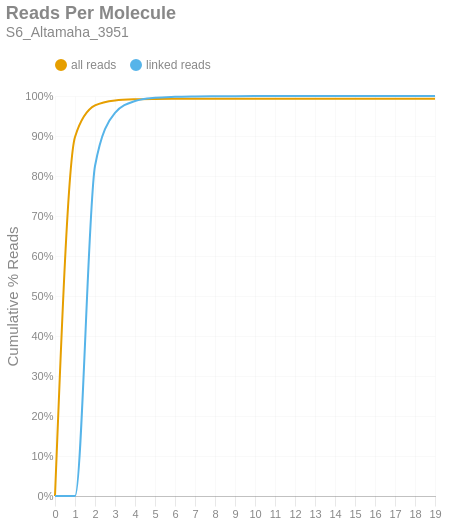

Notebook source saved alongside this figure:
### Markdown cell above
### Reads per Molecule
This chart shows the cumulative distribution of the number of reads per linked molecule. That is, how many alignments are associated with a unique molecule. This excludes the number of reads associated with invalid or absent linked-read barcodes. The `linked` histogram is the percentages recalculated when disregarding singletons.

### Code cell
if SKIPLR:
    print_html(f"Skipped")
else:
    counts = np.bincount(valids['reads'].cast(pl.Int64).to_numpy())
    weighted = counts * np.arange(len(counts))
    all_perc = weighted / n_reads
    linked_perc = weighted / n_linked_reads
    linked_perc[1] = 0
    binned_df = pl.DataFrame({
        'readsper': list(range(len(counts))),
        'all reads (cumsum)': np.cumsum(all_perc).tolist(),
        'linked reads (cumsum)': np.cumsum(linked_perc).tolist(),
    })

    with SafeRender(binned_df):
        (
            density_plot(binned_df, 'Reads Per Molecule', samplename, 'readspmol')
            .encode(
                x=alt.X('readsper:O', title=None).axis(labelAngle=0).scale(padding=0),
                y=alt.Y('value:Q', title='Cumulative % Reads').axis(format='%').stack(False),
                color=alt.Color("key:N").scale(domain=["all reads", "linked reads"]),
                tooltip=[
                    alt.Tooltip("key:N", title="Data Type"),
                    alt.Tooltip("readsper:O", title="Reads Per Molecule"),
                    alt.Tooltip("value:Q", format=".2%", title="% Reads (Cum.)")
                ]            
            )
        ).display()

### Figure 1 — Vega-Lite specification as saved in the notebook (floating-point values rounded to 4 significant figures)
{"width": "container", "height": 400, "config": {"title": {"anchor": "start", "dy": -15, "fontSize": 18, "color": "#888888", "subtitleColor": "#888888", "subtitleFontSize": 14}, "arc": {"fill": "#0072B2"}, "axis": {"domainColor": "#888888", "domainWidth": 0.5, "gridWidth": 0.2, "grid": false, "titleFontWeight": 400, "titleFontSize": 15, "labelFontSize": 11, "labelColor": "#888888", "tickColor": "#888888", "tickWidth": 0.2, "titleColor": "#888888"}, "axisBand": {"grid": false}, "axisX": {"grid": true, "tickSize": 10, "domainCap": "round"}, "axisY": {"domain": false, "grid": true, "tickSize": 0, "domainCap": "round"}, "background": "transparent", "header": {"labelFontSize": 15, "labelColor": "#888888", "titleFontSize": 15, "titleFontWeight": 600, "titleColor": "#888888"}, "legend": {"labelFont": "sans-serif", "labelFontSize": 12, "labelColor": "#888888", "symbolSize": 100, "symbolType": "circle", "titleFontSize": 12, "titlePadding": 10, "titleColor": "#888888", "title": null, "orient": "top"}, "range": {"category": ["#E69F00", "#56B4E9", "#009E73", "#F0E442", "#0072B2", "#D55E00", "#CC79A7", "#000000"], "diverging": ["#cfe8f3", "#a2d4ec", "#73bfe2", "#46abdb", "#1696d2", "#12719e"]}, "area": {"fill": "#0072B2", "fillOpacity": 0.7, "line": true, "strokeOpacity": 0.7}, "line": {"color": "#0072B2", "stroke": "#0072B2", "strokeWidth": 2}, "trail": {"color": "#0072B2", "stroke": "#0072B2", "strokeWidth": 0, "size": 1}, "point": {"filled": true, "fillOpacity": 1.0, "size": 95}, "text": {"color": "#888888", "fontSize": 11, "align": "right", "fontWeight": 400, "size": 11}, "bar": {"fill": "#0072B2", "stroke": null}, "view": {"stroke": null, "continuousWidth": 660, "continuousHeight": 400}}, "data": {"name": "data-b8b20c7d5f5d5c895702000014bd179c"}, "mark": {"type": "line", "interpolate": "monotone", "point": {"opacity": 0, "size": 275}}, "encoding": {"color": {"field": "key", "scale": {"domain": ["all reads", "linked reads"]}, "type": "nominal"}, "tooltip": [{"field": "key", "title": "Data Type", "type": "nominal"}, {"field": "readsper", "title": "Reads Per Molecule", "type": "ordinal"}, {"field": "value", "format": ".2%", "title": "% Reads (Cum.)", "type": "quantitative"}], "x": {"axis": {"labelAngle": 0}, "field": "readsper", "scale": {"padding": 0}, "title": null, "type": "ordinal"}, "y": {"axis": {"format": "%"}, "field": "value", "stack": false, "title": "Cumulative % Reads", "type": "quantitative"}}, "params": [{"name": "param_c36ac31b6afebe62", "select": {"type": "point", "fields": ["key"]}, "bind": "legend"}], "title": {"text": "Reads Per Molecule", "subtitle": "S6_Altamaha_3951"}, "transform": [{"fold": ["all reads (cumsum)", "linked reads (cumsum)"]}, {"calculate": "replace(datum.key, ' (cumsum)', '')", "as": "key"}, {"filter": {"param": "param_c36ac31b6afebe62"}}], "usermeta": {"embedOptions": {"downloadFileName": "S6_Altamaha_3951.readspmol"}}, "$schema": "https://vega.github.io/schema/vega-lite/v6.1.0.json", "datasets": {"data-b8b20c7d5f5d5c895702000014bd179c": [{"readsper": 0, "all reads (cumsum)": 0.0, "linked reads (cumsum)": 0.0}, {"readsper": 1, "all reads (cumsum)": 0.8975, "linked reads (cumsum)": 0.0}, {"readsper": 2, "all reads (cumsum)": 0.9763, "linked reads (cumsum)": 0.825}, {"readsper": 3, "all reads (cumsum)": 0.989, "linked reads (cumsum)": 0.958}, {"readsper": 4, "all reads (cumsum)": 0.9918, "linked reads (cumsum)": 0.9873}, {"readsper": 5, "all reads (cumsum)": 0.9926, "linked reads (cumsum)": 0.9955}, {"readsper": 6, "all reads (cumsum)": 0.9928, "linked reads (cumsum)": 0.9979}, {"readsper": 7, "all reads (cumsum)": 0.9929, "linked reads (cumsum)": 0.9989}, {"readsper": 8, "all reads (cumsum)": 0.993, "linked reads (cumsum)": 0.9994}, {"readsper": 9, "all reads (cumsum)": 0.993, "linked reads (cumsum)": 0.9997}, {"readsper": 10, "all reads (cumsum)": 0.993, "linked reads (cumsum)": 0.9998}, {"readsper": 11, "all reads (cumsum)": 0.993, "linked reads (cumsum)": 1.0}, {"readsper": 12, "all reads (cumsum)": 0.993, "linked reads (cumsum)": 1.0}, {"readsper": 13, "all reads (cumsum)": 0.993, "linked reads (cumsum)": 1.0}, {"readsper": 14, "all reads (cumsum)": 0.993, "linked reads (cumsum)": 1.0}, {"readsper": 15, "all reads (cumsum)": 0.993, "linked reads (cumsum)": 1.0}, {"readsper": 16, "all reads (cumsum)": 0.993, "linked reads (cumsum)": 1.0}, {"readsper": 17, "all reads (cumsum)": 0.993, "linked reads (cumsum)": 1.0}, {"readsper": 18, "all reads (cumsum)": 0.993, "linked reads (cumsum)": 1.0}, {"readsper": 19, "all reads (cumsum)": 0.993, "linked reads (cumsum)": 1.0}]}}
